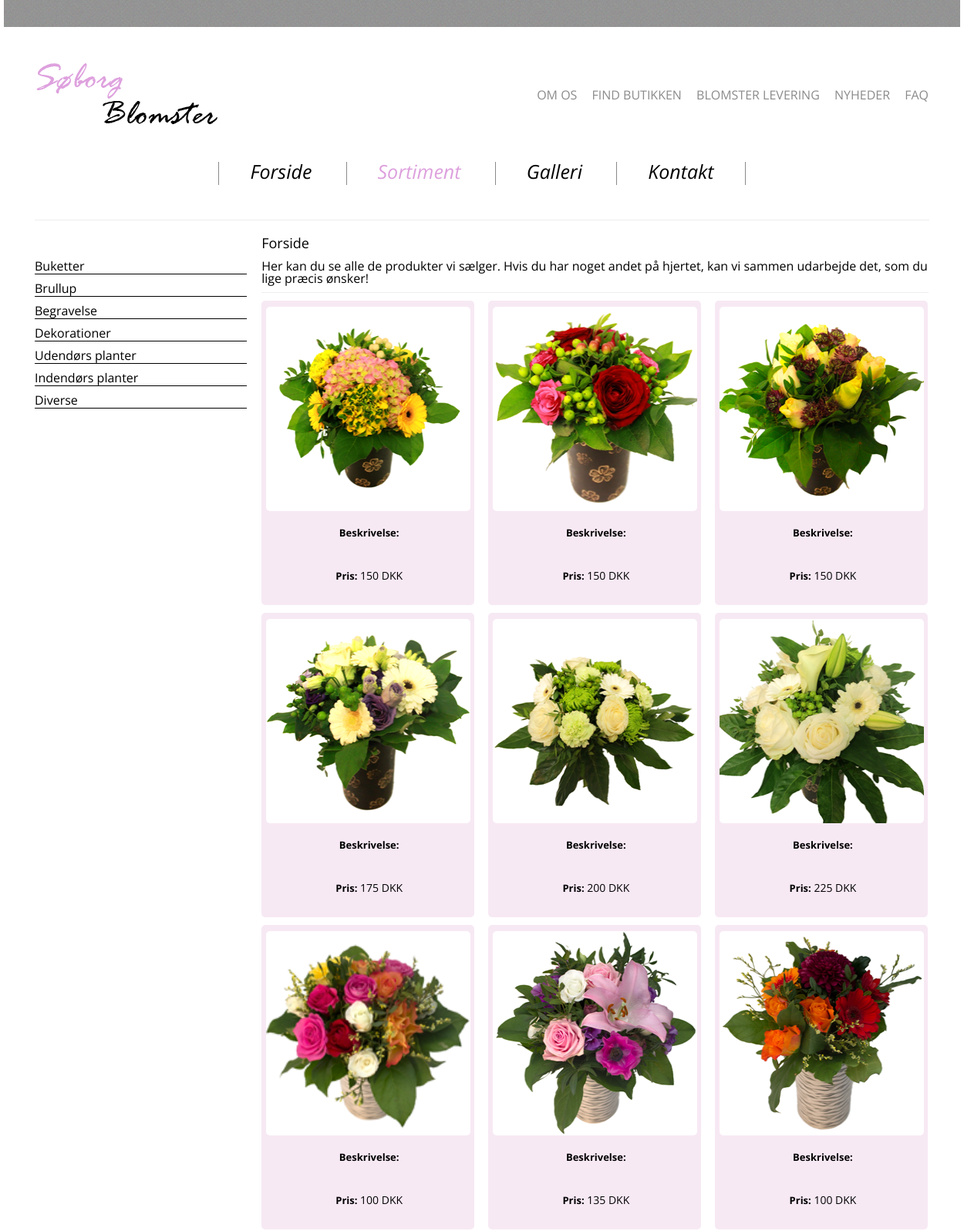
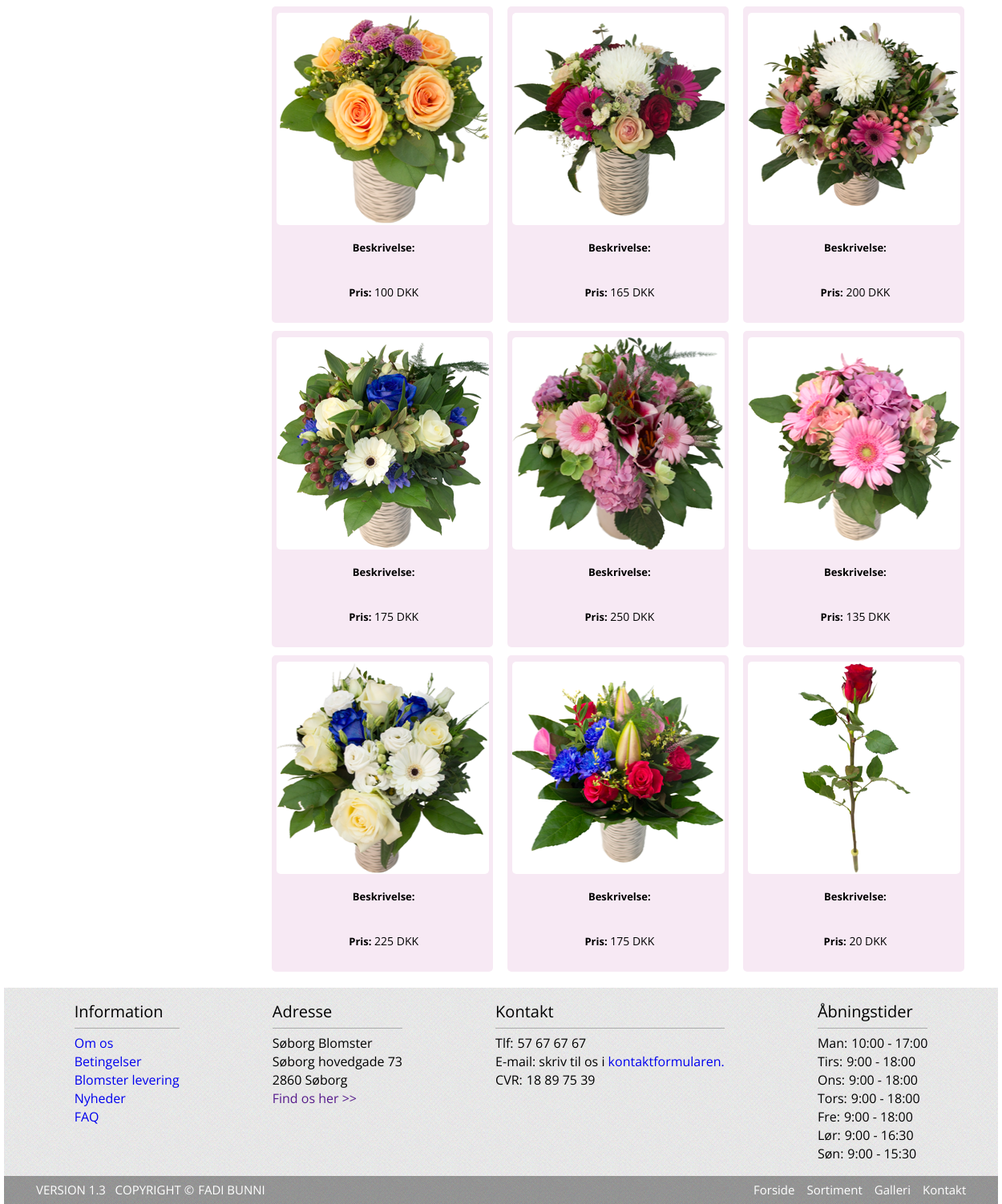
The app's page /inc/sortiment.php with its own data (2 pictures, top to bottom).
### tables this page shows
CREATE TABLE IF NOT EXISTS `product` (
  `Product_id` int(11) NOT NULL AUTO_INCREMENT,
  `Name` varchar(64) NOT NULL,
  `Description` text NOT NULL,
  `Price` int(11) NOT NULL,
  `Category` varchar(32) NOT NULL,
  `Sub_category` varchar(32) NOT NULL,
  `Img_name` varchar(128) NOT NULL,
  `Img_path_thumbnail` varchar(256) NOT NULL,
  `Img_type` varchar(64) NOT NULL,
  `Img_path_full` varchar(256) NOT NULL,
  PRIMARY KEY (`Product_id`)
);

### inc/sortiment.php (called while the page is built, shortened)
<?php
	require '../assets/functions.php';
	require '../assets/products.php';
	$products = new Products();
	$SearchCategoryphp = $_POST['Search_CategoryPHP'];
	$SearchCategory = $_POST['Search_Category'];
	$SearchSubCategory = $_POST['Search_SubCategory'];
	if(isset($SearchCategoryphp)){
		$icategory = $products->get_product_info_by_category($SearchCategoryphp);
	}elseif (isset($SearchCategory)) {
		$icategory = $products->get_product_info_by_category($SearchCategory);
		echo json_encode($icategory);
		return;
	}elseif(isset($SearchSubCategory)){
		$icategory = $products->get_product_info_by_subcategory($SearchSubCategory);
		echo json_encode($icategory);
		return;
	}else{
		$icategory = $products->get_product_info_by_category('Buketter');
	}
	include 'sortiment_view.php';
?>

### assets/dbconnect.php (called while the page is built, shortened)
<?php
class DBconnect {
	public function getConnection() {
		return $this->dbh;
	}
	function connect_database() {
		$servername = "localhost";
		$username = "root";
		$password = "";
		try{
			$this->dbh = new PDO("mysql:host=$servername;dbname=søborgblomster;charset=utf8", $username, $password);
			$this->dbh->setAttribute(PDO::ATTR_ERRMODE, PDO::ERRMODE_EXCEPTION);
		}catch(PDOException $e){
			echo "Connection failed: " . $e->getMessage();
		}
	}
}
?>

### assets/products.php (called while the page is built, shortened)
<?php
require_once 'dbconnect.php';
class Products {
	public function __construct(){
		try{
            $this->dbh = new DBconnect();
        }
        catch(PDOException $e){
            echo $e->getMessage();
        }
	}
	public function get_product_info_by_category($category){
		try {
			$stmt = $this->dbh->getConnection()->prepare(
				"SELECT * FROM product
				 WHERE Category
				 LIKE :category
				");
			$stmt->execute(array(':category'=> $category));
			return $stmt->fetchAll(PDO::FETCH_OBJ);
		}catch(PDOException $e) {
			echo $e->getMessage();
		}
	}
}
?>

### inc/sortiment_view.php (the view, shortened to what this page needs)
<!DOCTYPE html>
<html lang="en">
<head>
    <link rel="stylesheet" type="text/css" href="../css/sortiment.css"/>
</head>
<body>
<?php require 'includes/header.php'; ?>
    <div id="Sortiment_Wrapper2">
      	<div class="Sortiment_Contents">
			<div class="Left_Nav">
				<nav id="Slide_Menu" style="display:none">
					<ul>
						<li>
							<a href="#">Buketter</a>
						</li>
						<li>
							<a href="#">Brullup</a>
						</li>
						<li>
							<a href="#">Begravelse</a>
						</li>
						<li>
							<a href="#">Dekorationer</a>
						</li>
						<li>
							<a href="#">Udendørs planter</a>
						</li>
						<li>
							<a href="#">Indendørs planter</a>
						</li>
						<li>
							<a href="#">Diverse</a>
						</li>
					</ul>
				</nav>
			</div>
			<div class="Mid_Content">
				<h1></h1>
				<div class="Sub_Content">
					<div class="Text_Bar">
						<p>Her kan du se alle de produkter vi sælger. Hvis du har noget andet på hjertet, kan vi sammen udarbejde det, som du lige præcis ønsker!</p>
					</div>
					<div class="Products">
						<ul class="Products_List">
								<?php
									if(isset($icategory)){
										foreach ($icategory as $info) {
										echo <<<EOT
										<li>
											<div class="Product_Info">
												<p id="Product_Name">{$info->Name} </p>
												<p id="Product_Description"><span>Beskrivelse:</span> {$info->Description}</p>
												<p id="Product_Price"><span>Pris:</span> {$info->Price} DKK</p>
											</div>
											<a href="{$info->Img_path_full}{$info->Img_name}{$info->Img_type}" target="blank">
												<img id="Product_Img" src="{$info->Img_path_thumbnail}{$info->Img_name}{$info->Img_type}" alt="{$info->Img_name}">
											</a>
										</li>
EOT;
									    }
									}
								?>
						</ul>
					</div>
				</div>
			</div>
      	</div>
    </div>
<?php include 'includes/footer.php'; ?>

### inc/includes/header.php (shortened to what this page needs)
 <?php
  require_once "../assets/functions.php"
?>
<!DOCTYPE html>
<html lang="en">
<head>
  <link rel="stylesheet" type="text/css" href="../css/reset_main.css"/>
  <link rel="stylesheet" type="text/css" href="../css/header.css"/>
</head>
    <div id="Wrapper0">
      <header>
        <div class="Wrapper1">
          <div class="Top_Nav_Bar">
          </div>
          <div class="Middle_Nav_Bar">
            <div id="Logo">
              <a href="../index.php"><img src="../img/logo1.png" alt=""></a>
            </div>
            <div class="Nav_list">
              <nav>
                <ul>
                  <li>
                    <a href="">OM OS</a>
                  </li>
                  <li>
                    <a href="../inc/kontakt_view.php">FIND BUTIKKEN</a>
                  </li>
                  <li>
                    <a href="">BLOMSTER LEVERING</a>
                  </li>
                  <li>
                    <a href="">NYHEDER</a>
                  </li>
                  <li>
                    <a href="">FAQ</a>
                  </li>
                </ul>
              </nav>
            </div>
          </div>
          <div id="Nav_Bar">
            <nav>
              <ul>
                <li class="<?php selected("index")?>"  id="Forside">
                  <a class="active" href="../index.php">Forside</a>
                </li>
                <li class="<?php selected("sortiment")?>" >
                  <a class="active" href="sortiment.php">Sortiment</a>
                </li>
                <li class="<?php selected("galleri")?>">
                  <a class="active" href="galleri.php">Galleri</a>
                </li>
                <li class="<?php selected("kontakt_view")?>">
                  <a class="active" href="kontakt_view.php">Kontakt</a>
                </li>
             </ul>
            </nav>
          </div>
        </div>
      </header>

### assets/functions.php (shortened to what this page needs)
<?php
function selected($requestUri) {
    $current_file_name = basename($_SERVER['REQUEST_URI'], ".php");
    if ($current_file_name == $requestUri)
        echo 'Selected';
}
?>

### inc/includes/footer.php (shortened to what this page needs)
<!DOCTYPE html>
<html lang="en">
<head>
    <link rel="stylesheet" type="text/css" href="../css/footer.css"/>
</head>
      <footer>
        <div id="Wrapper3">
         <div class="Mid_Footer_Section">
            <div class="Information">
                <h1>Information</h1>
                <ul>
                  <li>
                    <a href="#">Om os</a>
                  </li>
                  <li>
                    <a href="#">Betingelser</a>
                  </li>
                  <li>
                    <a href="#">Blomster levering</a>
                  </li>
                  <li>
                    <a href="#">Nyheder</a>
                  </li>
                  <li>
                    <a href="#">FAQ</a>
                  </li>
                </ul>
            </div>
            <div class"Adresse">
                <h1>Adresse</h1>
                <ul>
                  <li>
                    <h2>Søborg Blomster</h2>
                  </li>
                  <li>
                    <h2>Søborg hovedgade 73</h2>
                  </li>
                  <li>
                    <h2>2860 Søborg</h2>
                  </li>
                  <li>
                    <a href="">Find os her >></a>
                  </li>
                </ul>
            </div>
            <div class"Kontakt">
                <h1>Kontakt</h1>
                <ul>
                  <li>
                    <p>Tlf:<span>57 67 67 67</span></p>
                  </li>
                  <li>
                    <p>E-mail: skriv til os i <a href="kontakt_view.php">kontaktformularen.</a></p>
                  </li>
                  <li>
                    <p>CVR:<span>18 89 75 39</span></p>
                  </li>
                </ul>
            </div>
            <div class"Åbningstider">
                <h1>Åbningstider</h1>
                <ul>
                    <li>
                      <p>Man:<span>10:00 - 17:00</span></p>
                    </li>
                    <li>
                      <p>Tirs:<span>9:00 - 18:00</span></p>
                    </li>
                    <li>
                      <p>Ons:<span>9:00 - 18:00</span></p>
                    </li>
                    <li>
                      <p>Tors:<span>9:00 - 18:00</span></p>
                    </li>
                    <li>
                      <p>Fre:<span>9:00 - 18:00</span></p>
                    </li>
                    <li>
                      <p>Lør:<span>9:00 - 16:30</span></p>
                    </li>
                    <li>
                      <p>Søn:<span>9:00 - 15:30</span></p>
                    </li>
                </ul>
            </div>
          </div>
          <div class="Lower_Footer_Section">
            <div class="Lower_Footer_Nav-Bar">
              <ul>
                <li>
                  <a href="../index.php">Forside</a>
                </li>
                <li>
                  <a href="sortiment.php">Sortiment</a>
                </li>
               <li>
                  <a href="galleri.php">Galleri</a>
                </li>
                 <li>
                  <a href="kontakt_view.php">Kontakt</a>
                </li>
              </ul>
            </div>
              <p>VERSION 1.3 &nbsp COPYRIGHT &copy<span>FADI BUNNI</span></p>
          </div>
      </footer>
    </div>
  </body>
</html>

### css/sortiment.css (style rules this page uses)
.Sortiment_Contents { height: auto; width: 1160px; margin: 0 auto; margin-bottom: 20px; }
.Sortiment_Contents div { display: inline-table; }
.Left_Nav { width: 275px; margin-top: 31px; vertical-align: top; }
.Mid_Content { width: 865px; height: auto; margin-left: 15px; }
.Left_Nav li { margin-bottom: 10px; padding-bottom: 2px; border-bottom: 1px solid black; }
.Left_Nav a { color: black; }
.Mid_Content h1 { font-size: 18px; }
.Sub_Content { margin-top: 13px; height: 100px; width: 865px; }
.Text_Bar { border-bottom: 1px solid #eee; padding-bottom: 10px; }
.Products ul li { display: inline-table; width: 275px; height: 395px; background-color: #f7e9f4; margin-right: 14px; margin-top: 10px; position: relative; border-radius: 5px; }
.Products ul li:nth-child(3n+3) { margin-right: 0px; }
.Product_Info { width: 273px; margin-top: 280px; text-align: center; font-size: 14px; margin-left: 3px; }
.Product_Info span { font-weight: bold; font-size: 13px; }
#Product_Description { height: 50px; font-size: 13px; }
#Product_Price { margin-top: 5px; }
#Product_Img { top: 2%; left: 2%; bottom: 50%; right: 50%; width: 265px; height: 265px; position: absolute; border-radius: 5px; }

### css/header.css (style rules this page uses)
.Top_Nav_Bar { position: relative; background-color: #81b748; background: url(../img/otis.png); height: 35px; width: 1240px; top: 0; }
.Middle_Nav_Bar { position: absolute; width: 1240px; margin-top: 20px; }
#Logo { position: absolute; margin-top: 25px; margin-left: 40px; float: left; }
.Nav_list { float: right; margin-top: 60px; margin-right: 26px; display: inline-block; }
.Nav_list li { display: inline-block; margin-right: 15px; }
.Nav_list a { font-family: arial; font-size: 16px; color: #8b8b8b; }
#Nav_Bar { position: relative; width: 1160px; margin: 0 auto; height: 44px; margin-top: 166px; border-bottom: 1px solid #eee; padding-bottom: 40px; margin-bottom: 20px; }
#Nav_Bar nav { text-align: center; padding-top: 9px; }
#Nav_Bar li { display: inline; padding-top: 0px; padding-bottom: 8px; border-right: 1px solid #8b8b8b; }
#Forside { border-left: 1px solid #8b8b8b; }
#Nav_Bar a { font-size: 25px; color: black; padding: 40px; padding-bottom: 6px; padding-top: 8px; vertical-align: middle; font-style: italic; }
#Nav_Bar li.Selected { padding-bottom: 8px; }
#Nav_Bar li.Selected a { color: #DDA0DD; }

### css/footer.css (style rules this page uses)
#Wrapper3 { position: relative; }
.Mid_Footer_Section { position: relative; background: url(../img/billie.png); width: 1240px; text-align: center; }
.Mid_Footer_Section div { display: inline-table; text-align: left; margin: 20px 56px 48px 56px; }
.Mid_Footer_Section li { margin-bottom: 7px; }
.Mid_Footer_Section span { margin-left: 5px; }
.Mid_Footer_Section h1 { font-size: 20px; margin-bottom: 10px; padding-bottom: 10px; border-bottom: 1px solid #AAAAAA; }
.Lower_Footer_Section { position: fixed; bottom: 0; width: 1240px; height: 35px; background: url(../img/otis.png); margin-top: 0px; }
.Lower_Footer_Section p { position: relative; color: white; float: left; margin-left: 40px; margin-top: 10px; font-size: 15px; }
.Lower_Footer_Section span { margin-left: 5px; }
.Lower_Footer_Nav-Bar { width: 1240px; position: absolute; margin-top: 9px; }
.Lower_Footer_Nav-Bar ul { display: inline-table; margin-left: 935px; }
.Lower_Footer_Nav-Bar li { float: left; margin-right: 15px; }
.Lower_Footer_Nav-Bar a { color: white; font-size: 15px; }

### records on screen
product: Price "150", Img_path_thumbnail+Img_type (picture)
product: Price "150", Img_path_thumbnail+Img_type (picture)
product: Price "150", Img_path_thumbnail+Img_type (picture)
product: Price "175", Img_path_thumbnail+Img_type (picture)
product: Price "200", Img_path_thumbnail+Img_type (picture)
product: Price "225", Img_path_thumbnail+Img_type (picture)
product: Price "100", Img_path_thumbnail+Img_type (picture)
product: Price "135", Img_path_thumbnail+Img_type (picture)
product: Price "100", Img_path_thumbnail+Img_type (picture)
product: Price "100", Img_path_thumbnail+Img_type (picture)
product: Price "165", Img_path_thumbnail+Img_type (picture)
product: Price "200", Img_path_thumbnail+Img_type (picture)
product: Price "175", Img_path_thumbnail+Img_type (picture)
product: Price "250", Img_path_thumbnail+Img_type (picture)
product: Price "135", Img_path_thumbnail+Img_type (picture)
product: Price "225", Img_path_thumbnail+Img_type (picture)
product: Price "175", Img_path_thumbnail+Img_type (picture)
product: Price "20", Img_path_thumbnail+Img_type (picture)
